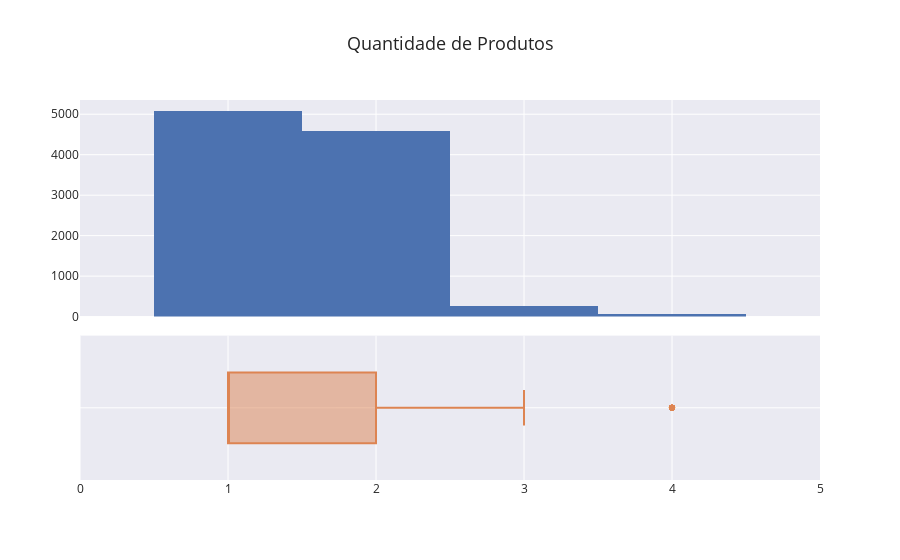

Notebook source saved alongside this figure:
### Code cell
#Criando a figura para plotagem dos gráficos
fig = make_subplots(rows = 2, shared_xaxes = True, vertical_spacing = 0.05, row_heights = [0.6, 0.4])

#Gráfico 1 - Histograma
fig.add_trace(go.Histogram(x = df.QtdProdutos), row = 1, col = 1)

#Gráfico 2 - Boxplot
fig.add_trace(go.Box(x = df.QtdProdutos, name = '', orientation = 'h'), row = 2, col=1)

#Alterações de layout    
fig.update_layout(title = 'Quantidade de Produtos', showlegend = False, title_font_size = 18)

#Configuração do eixo X    
fig.update_xaxes(range = [0, 5])

#Mostrar o gráfico
fig.show()

### Figure 1 — Plotly figure (JSON) as saved in the notebook; plotly's stock layout.template omitted (floating-point values rounded to 4 significant figures; data arrays with more than 128 entries replaced by an {"elided": "..."} marker saying what was removed)
{"data": [{"type": "histogram", "x": {"elided": "10000 int values"}, "xaxis": "x", "yaxis": "y"}, {"name": "", "orientation": "h", "type": "box", "x": {"elided": "10000 int values"}, "xaxis": "x2", "yaxis": "y2"}], "layout": {"showlegend": false, "title": {"font": {"size": 18}, "text": "Quantidade de Produtos"}, "xaxis": {"anchor": "y", "domain": [0, 1], "matches": "x2", "range": [0, 5], "showticklabels": false}, "xaxis2": {"anchor": "y2", "domain": [0, 1], "range": [0, 5]}, "yaxis": {"anchor": "x", "domain": [0.43, 1]}, "yaxis2": {"anchor": "x2", "domain": [0, 0.38]}}}
